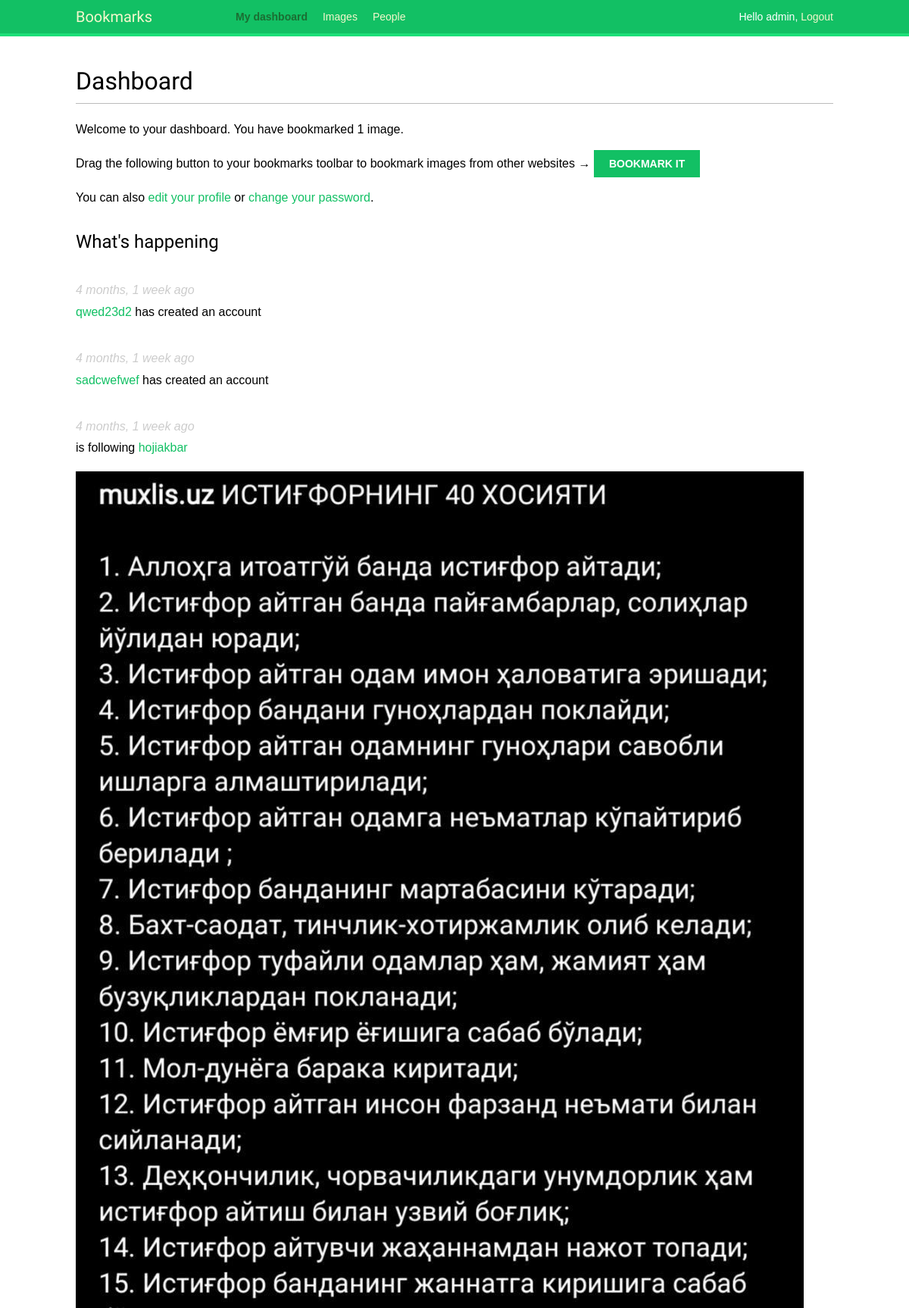
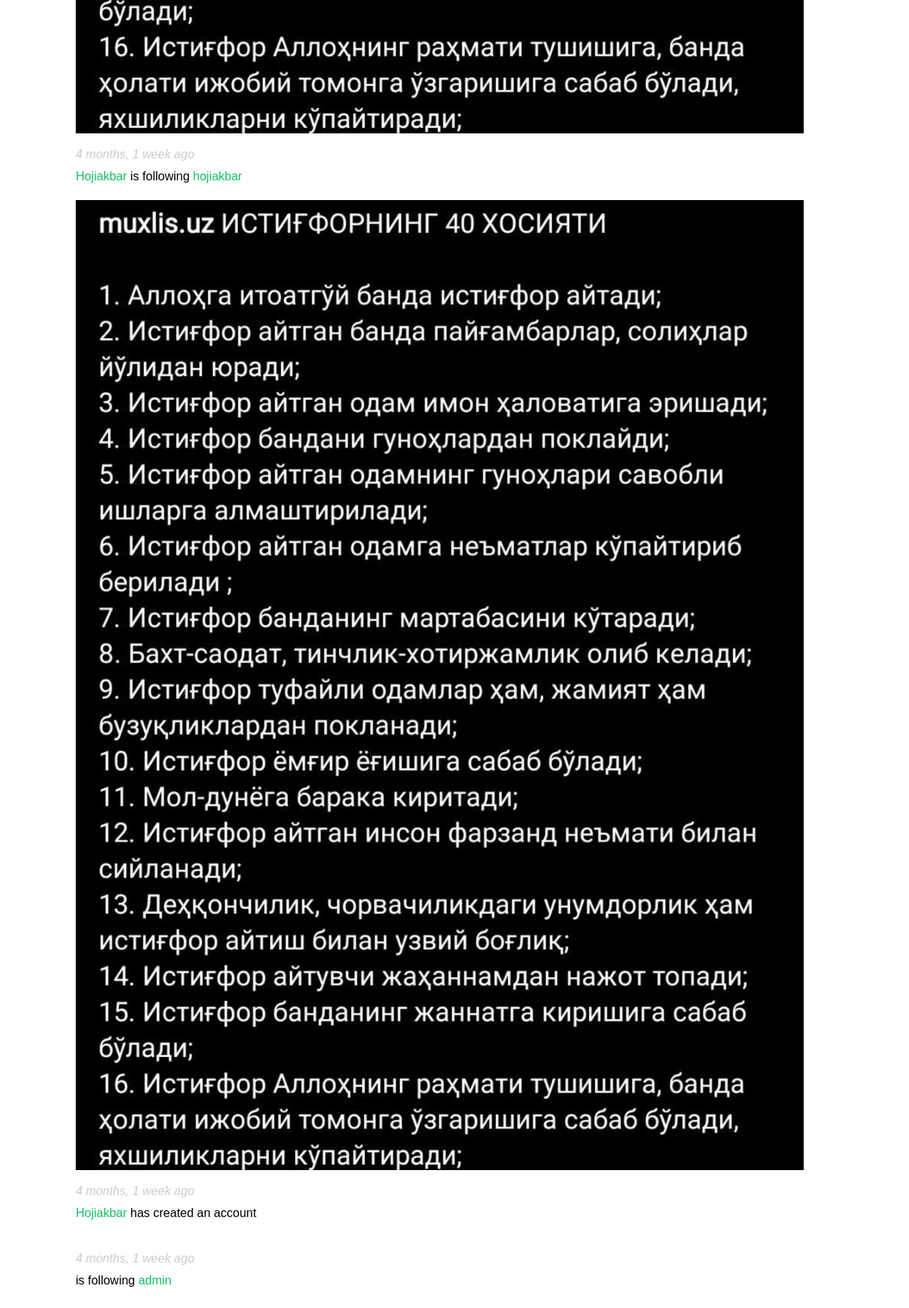
The app's page /account/ (signed in) with its own data (2 pictures, top to bottom).
### actions/models.py (models this page shows)
class Action(models.Model):
    user = models.ForeignKey('auth.User',
                             related_name='actions',
                             on_delete=models.CASCADE)
    verb = models.CharField(max_length=255)
    created = models.DateTimeField(auto_now_add=True)
    target_ct = models.ForeignKey(ContentType,
                                  blank=True,
                                  null=True,
                                  related_name='target_obj',
                                  on_delete=models.CASCADE)
    target_id = models.PositiveIntegerField(null=True,
                                            blank=True)
    target = GenericForeignKey('target_ct', 'target_id')
    class Meta:
        indexes = [
            models.Index(fields=['-created']),
            models.Index(fields=['target_ct', 'target_id']),
        ]
        ordering = ['-created']

### account/views.py (the view)
# urls.py: path('', views.dashboard, name='dashboard'),
@login_required
def dashboard(request):
    actions = Action.objects.exclude(user=request.user)
    following_ids = request.user.following.values_list('id',
                                                       flat=True)
    if following_ids:
        actions = actions.filter(user_id__in=following_ids)
    actions = actions.select_related('user', 'user__profile')\
                     .prefetch_related('target')[:10]
    return render(request,
                  'account/dashboard.html',
                  {'section': 'dashboard',
                   'actions': actions})

### account/templates/account/dashboard.html (shortened to what this page needs)
{% extends "base.html" %}
{% block content %}
  <h1>Dashboard</h1>
  {% with total_images_created=request.user.images_created.count %}
    <p>Welcome to your dashboard. You have bookmarked {{ total_images_created }} image{{ total_images_created|pluralize }}.</p>
  {% endwith %}
  <p>Drag the following button to your bookmarks toolbar to bookmark images from other websites → <a href="javascript:{% include "bookmarklet_launcher.js" %}" class="button">Bookmark it</a></p>
  <p>You can also <a href="{% url "edit" %}">edit your profile</a> or <a href="{% url "password_change" %}">change your password</a>.</p>
  <h2>What's happening</h2>
  <div id="action-list">
    {% for action in actions %}
      {% include "actions/action/detail.html" %}
    {% endfor %}
  </div>
{% endblock %}

### account/templates/base.html (shortened to what this page needs)
{% load static %}
<!DOCTYPE html>
<html>
<head>
  <link href="{% static "css/base.css" %}" rel="stylesheet">
</head>
<body>
  <div id="header">
    <span class="logo">Bookmarks</span>
    {% if request.user.is_authenticated %}
      <ul class="menu">
        <li {% if section == "dashboard" %}class="selected"{% endif %}>
          <a href="{% url "dashboard" %}">My dashboard</a>
        </li>
        <li {% if section == "images" %}class="selected"{% endif %}>
          <a href="{% url "images:list" %}">Images</a>
        </li>
        <li {% if section == "people" %}class="selected"{% endif %}>
          <a href="{% url "user_list" %}">People</a>
        </li>
      </ul>
    {% endif %}
    <span class="user">
      {% if request.user.is_authenticated %}
        Hello {{ request.user.first_name|default:request.user.username }},
        <a href="{% url "logout" %}">Logout</a>
      {% else %}
        <a href="{% url "login" %}">Log-in</a>
      {% endif %}
    </span>
  </div>
  <div id="content">
    {% block content %}
    {% endblock %}
  </div>
</body>
</html>

### images/templates/bookmarklet_launcher.js
(function(){
  if(!window.bookmarklet) {
    bookmarklet_js = document.body.appendChild(document.createElement('script'));
    bookmarklet_js.src = '//127.0.0.1:8000/static/js/bookmarklet.js?r='+Math.floor(Math.random()*9999999999999999);
    window.bookmarklet = true;
  }
  else {
    bookmarkletLaunch();
  }
})();

### actions/templates/actions/action/detail.html (shortened to what this page needs)
{% load thumbnail %}
{% with user=action.user profile=action.user.profile %}
<div class="action">
  <div class="images">
    {% if profile.photo %}
      {% thumbnail user.profile.photo "80x80" crop="100%" as im %}
      <a href="{{ user.get_absolute_url }}">
        <img src="{{ im.url }}" alt="{{ user.get_full_name }}"
         class="item-img">
      </a>
    {% endif %}
  </div>
  <div class="info">
    <p>
      <span class="date">{{ action.created|timesince }} ago</span>
      <br />
      <a href="{{ user.get_absolute_url }}">
        {{ user.first_name }}
      </a>
      {{ action.verb }}
      {% if action.target %}
        {% with target=action.target %}
          <a href="{{ target.get_absolute_url }}">{{ target }}</a>
        {% endwith %}
      {% endif %}
    </p>
  </div>
</div>
{% endwith %}

### account/static/css/base.css (style rules this page uses)
body { margin:0; padding:0; font-family:helvetica, sans-serif; }
p { line-height: 1.8; }
a { color:#12c064; text-decoration:none; }
h1, h2, h3, h4, h5 , h6 { font-family: 'Muli', sans-serif; font-weight:normal; }
h1 { border-bottom:1px solid #bbb; padding:0 0 10px 0; margin:10px 0 20px 0; }
h2 { margin:30px 0 20px; }
#header { padding:10px 100px; font-size:14px; background:#12c064; color:#fff; border-bottom:4px solid #1cdf78; overflow:auto; }
#header .logo { font-family: 'Muli', sans-serif; float:left; color:#f3f7cc; font-size:20px; margin-right:10%; }
#header ul.menu { list-style:none; float:left; margin:0; padding:0; }
#header ul.menu li { float:left; padding:4px 10px; }
#header ul.menu li.selected a, #header ul.menu li.selected a:hover { color:#1b6d32; font-weight:bold; }
#header a { color:#f3f7cc; }
#header .user { float:right; padding-top:4px; }
#content { padding:30px 100px; }
input[type=submit], a.button { font-weight:bold; background:#12c064; color:#fff; padding:10px 20px; font-size:14px; text-transform:uppercase; }
.action { clear:both; overflow:auto; }
.action .images { float:left; margin:0 10px 10px 0; }
.action .date { font-style:italic; color:#ccc; }

### records on screen
Action: created "4 months, 1 week", user.first_name "qwed23d2", verb "has created an account"
Action: created "4 months, 1 week", user.first_name "sadcwefwef", verb "has created an account"
Action: created "4 months, 1 week", verb "is following", target "hojiakbar"
Action: created "4 months, 1 week", user.first_name "Hojiakbar", verb "is following", target "hojiakbar"
Action: created "4 months, 1 week", user.first_name "Hojiakbar", verb "has created an account"
Action: created "4 months, 1 week", verb "is following", target "admin"

### other values on screen
{{ request.user.first_name|default:request.user.username }} "admin"
{{ total_images_created }} "1"
